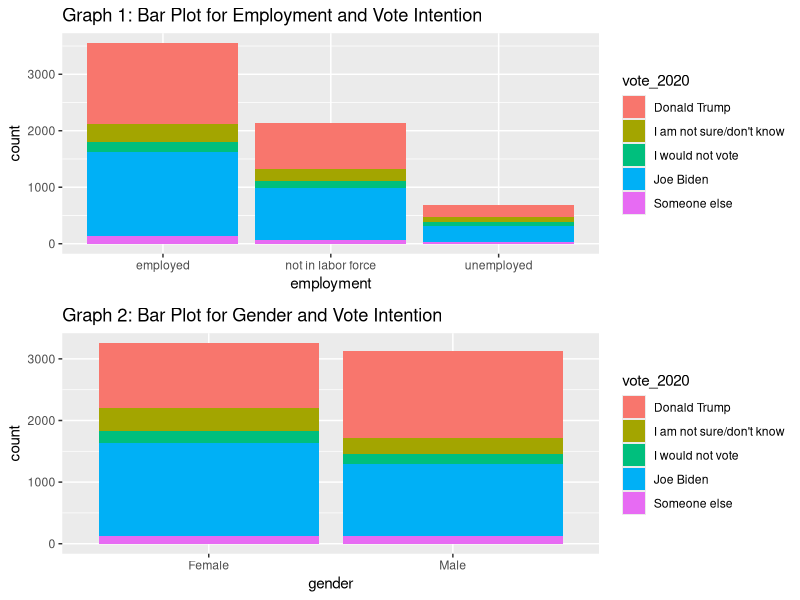

Here is the R script that generated this plot:
## ---- chunk 1
library(tidyverse)
library(gridExtra)
library(broom)

# Loading in the cleaned survey Data
# setwd("C:/Users/10128/Desktop/STA304/Problem Set 3/output")
#survey_data <- read_csv("C:/Users/10128/Desktop/STA304/Problem Set 3/output/survey_data.csv")
survey_data <- read_csv("survey_data.csv")
# Loading in the cleaned census Data
# census_data <- read_csv("C:/Users/10128/Desktop/STA304/Problem Set 3/output/census_data.csv")
census_data <- read_csv("census_data.csv")

## ---- chunk 2
attach(survey_data)

# build the model
logitm <- glm(vote_trump~as.factor(employment)+as.factor(gender)+as.factor(race_ethnicity)+as.factor(household_income)+as.factor(education)+as.factor(age_group), family = "binomial")

logitmb <- glm(vote_biden~as.factor(employment)+as.factor(gender)+as.factor(race_ethnicity)+as.factor(household_income)+as.factor(education)+as.factor(age_group), family = "binomial")

detach(survey_data)
## ---- chunk 3
# Find estimate for log odds for each cell
census_data$logodds_estimate <-
  logitm %>%
  predict(newdata = census_data)

# convert the log odds into probabilities
census_data$estimate <-
  exp(census_data$logodds_estimate)/(1+exp(census_data$logodds_estimate))

# yield estimates for each cell than aggregate to find the final estimate
yps <- census_data %>%
  mutate(alp_predict_prop = estimate*n) %>%
  summarise(alp_predict = sum(alp_predict_prop)/sum(n))
yps

### results for voting Biden
census_data$logodds_estimate_b <-
  logitmb %>%
  predict(newdata = census_data)

# convert the log odds into probabilities
census_data$estimate_b <-
  exp(census_data$logodds_estimate_b)/(1+exp(census_data$logodds_estimate_b))

# yield estimates for each cell than aggregate to find the final estimate
yps_b <- census_data %>%
  mutate(alp_predict_prop_b = estimate_b*n) %>%
  summarise(alp_predict_b = sum(alp_predict_prop_b)/sum(n))
yps_b
## ---- chunk 4
# model output in a tidy table
trump_result <- broom::tidy(logitm)
head(trump_result)
yps
## ---- chunk 5
biden_result <- broom::tidy(logitmb)
head(biden_result)
yps_b
## ---- chunk 6
# filter NA's in the relevant variables
survey_data <- survey_data %>% 
  filter(!is.na(employment)) %>%
  filter(!is.na(gender)) %>% 
  filter(!is.na(vote_trump)) %>% 
  filter(!is.na(vote_biden))

# plot bar plot for employment vs. vote intention 
plot1<- survey_data %>% 
  ggplot(aes(x = employment, fill = vote_2020))+
  geom_bar()+
  labs(title = "Graph 1: Bar Plot for Employment and Vote Intention")

# plot bar plot for gender vs. vote intention
plot2 <- survey_data%>% 
  ggplot(aes(x = gender, fill = vote_2020))+
  geom_bar()+
  labs(title = "Graph 2: Bar Plot for Gender and Vote Intention")
grid.arrange(plot1, plot2, nrow=2)
## ---- chunk 7
# calculate proportion of people voting for Trump or Biden within each employment group
emp_t <- survey_data %>% 
  group_by(employment) %>% 
  summarise(vote_t = mean(vote_trump))

emp_b <- survey_data %>% 
  group_by(employment) %>% 
  summarise(vote_b = mean(vote_biden))
vote_b = emp_b$vote_b
cbind(emp_t, vote_b)
## ---- chunk 8
# display the table for proportion of people in different gender group that would for Trump/Biden
gender_t <- survey_data %>% 
  group_by(gender) %>% 
  summarise(vote_t = mean(vote_trump))

gender_b <- survey_data %>% 
  group_by(gender) %>% 
  summarise(vote_b = mean(vote_biden))
vote_b1 <- gender_b$vote_b
cbind(gender_t, vote_b1)
## ---- chunk 9
head(census_data)
## ---- chunk 10
# print the full output of our model
print(trump_result, n = 50)
## ---- chunk 11
print(biden_result, n = 50)
